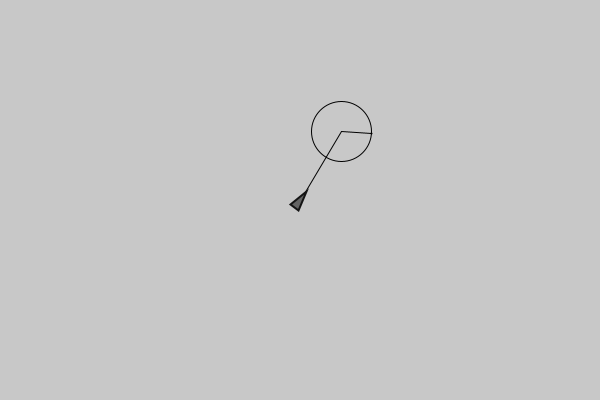
Frame 1 (no input)
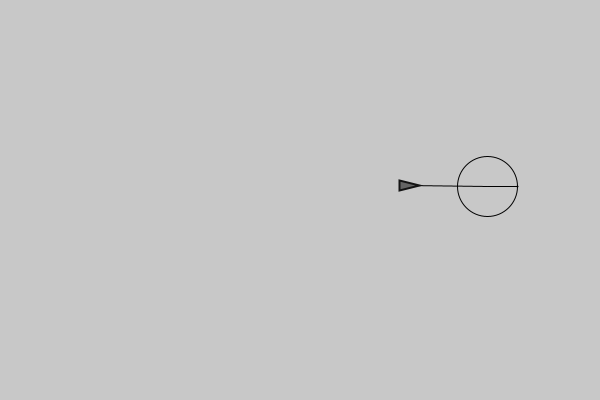
Frame 60 (the mouse pressed at the canvas centre just before this capture)
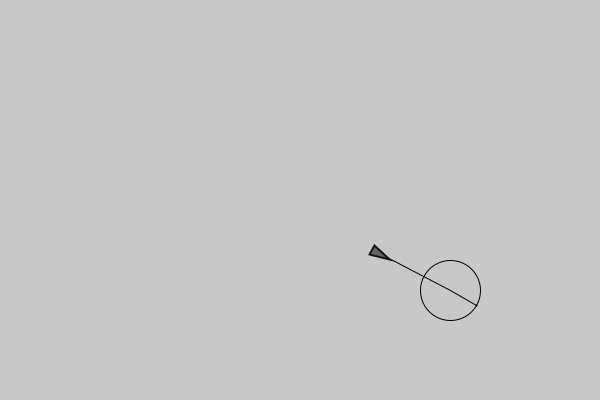
Frame 120 (the mouse held since frame 60 and released just before this capture)

The Processing sketch that drew these frames (run headless with seeded random() and noise(); from frame 60 on, the mouse is pressed at the canvas centre):

// Processing sketch: wander
// ── wander.pde

Vehicle vehicle;

void setup() {
  size(600, 400);
  vehicle = new Vehicle();
}


void draw() {
  background(200);
  fill(100, 100);

  //stroke(175);
  //noFill();
  //rectMode(CENTER);
  //rect(width/2, height/2, width-vehicle.wallD*2, height-vehicle.wallD*2);

  vehicle.run();
}

void mousePressed() {
  vehicle = new Vehicle();
}

// ── vehicle.pde


class Vehicle {

  PVector loc;
  PVector velocity;
  PVector acc;

  float r;
  float radious;
  float theta;

  float wallD;

  float maxSpeed;
  float maxForce;

  Vehicle() {
    loc = new PVector(width/2, height/2);
    velocity = new PVector(random(-1, 1), random(-1, 1));
    acc = new PVector(0, 0);

    r = 5;
    radious = 30;
    theta = 0;

    wallD = 30;

    maxSpeed = 2;
    maxForce = 0.15;
  }

  void run() {
    wander();
    update();
    display();
  }

  void display() {
    pushMatrix();
    strokeWeight(2);
    stroke(20);
    fill(100);

    translate(loc.x, loc.y);

    float a = velocity.heading2D() + PI/2;
    rotate(a);

    beginShape();
    vertex(0, -r*2);
    vertex(-r, r*2);
    vertex(r, r*2);
    endShape(CLOSE);

    popMatrix();
  }

  void update() {
    velocity.add(acc);
    loc.add(velocity);
    acc.mult(0);
  }

  void wander() {
    strokeWeight(1);
    stroke(1);
    PVector d = velocity.get();
    d.setMag(80);
    d = PVector.add(loc, d);
    line(loc.x, loc.y, d.x, d.y);
    noFill();
    ellipse(d.x, d.y, radious*2, radious*2);

    float change = 3;
    theta += ceil(random(-change, change));
    float x = radious * cos(radians(theta));
    float y = radious * sin(radians(theta));
    PVector dir = new PVector(x, y);
    PVector target = PVector.add(d, dir);
    line(d.x, d.y, target.x, target.y);
    strokeWeight(2);
    point(target.x, target.y);


    PVector desire = PVector.sub(target, loc);
    
    //float turn = maxSpeed - 1;
    //if (loc.x < wallD) {
    //  desire = new PVector(turn, velocity.y);
    //} else if (loc.x > width -wallD) {
    //  desire = new PVector(-turn, velocity.y);
    //} 

    //if (loc.y < wallD) {
    //  desire = new PVector(velocity.x, turn);
    //} else if (loc.y > height-wallD) {
    //  desire = new PVector(velocity.x, -turn);
    //} 

    if (loc.x < -r) loc.x = width+r;
    if (loc.y < -r) loc.y = height+r;
    if (loc.x > width+r) loc.x = -r;
    if (loc.y > height+r) loc.y = -r;

    desire.setMag(maxSpeed);

    PVector force = PVector.sub(desire, velocity);
    force.limit(maxForce);

    applyForce(force);
  }

  void applyForce(PVector force) {
    PVector f = force.get();
    acc.add(f);
  }
}
